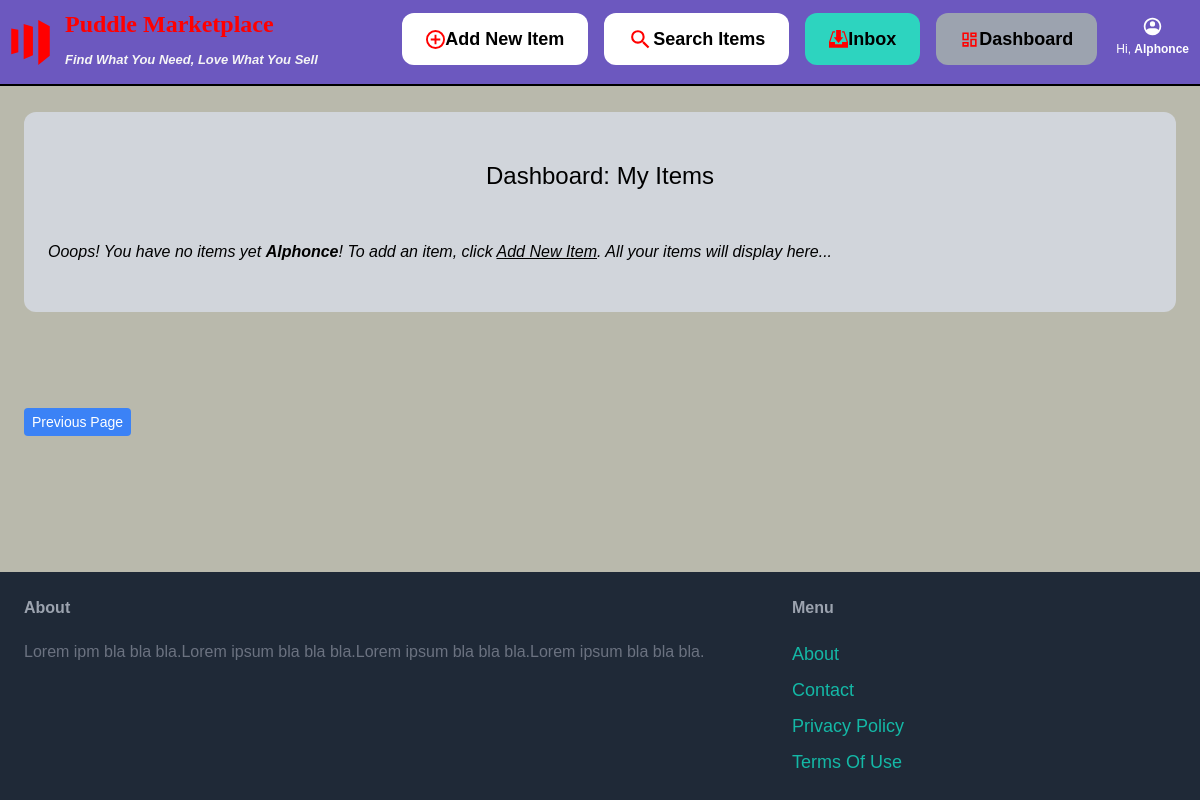
The app's page /dashboard/ (signed in), older data.
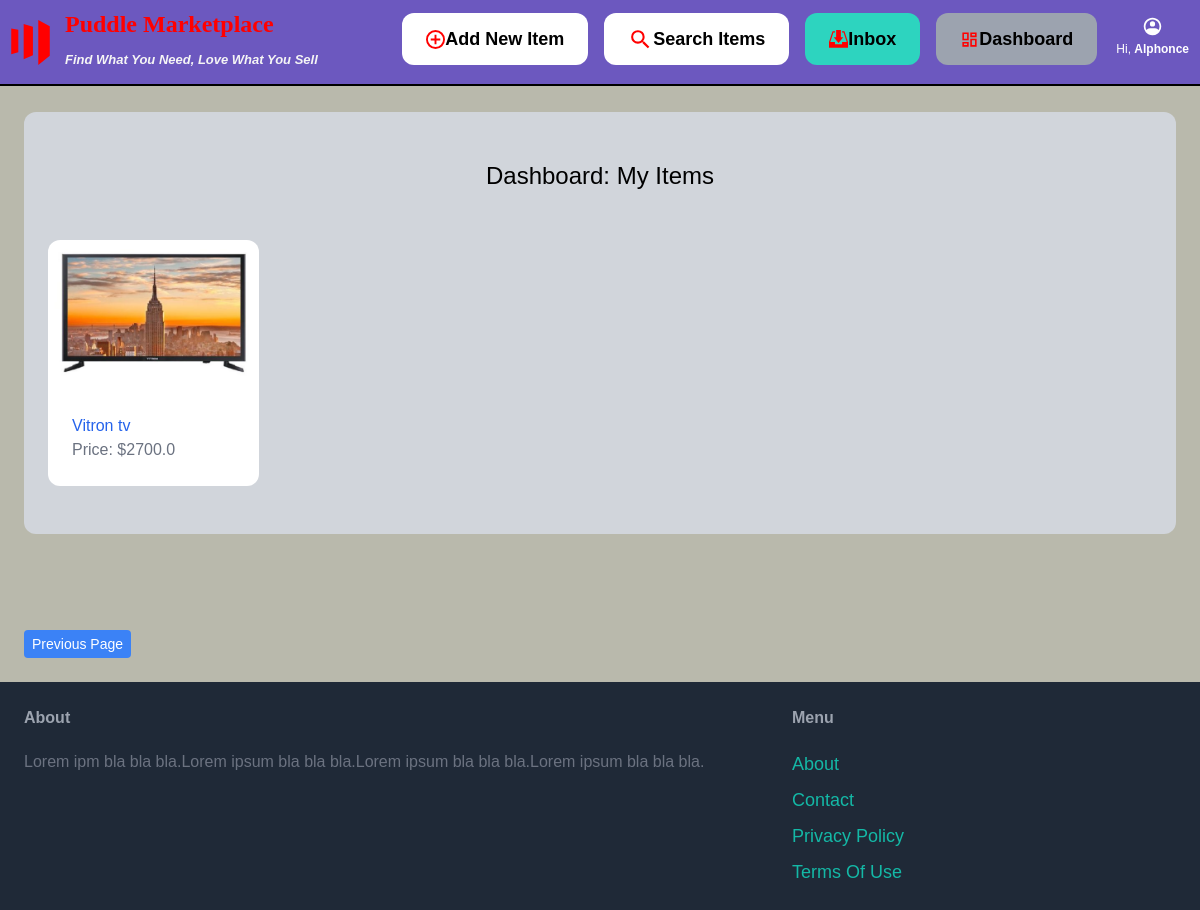
The same page, newer data.
### items/models.py (models this page shows, shortened)
class Item(models.Model):
    cartegory = models.ForeignKey(Cartegory, related_name='items', on_delete=models.CASCADE)
    name = models.CharField(max_length=255)
    description = RichTextField(blank=True, null=True)
    price = models.FloatField()
    image = models.ImageField(upload_to='item_images', blank=True, null=True)
    is_sold = models.BooleanField(default=False)
    created_by = models.ForeignKey(User, related_name='items', on_delete=models.CASCADE)
    created_at = models.DateTimeField(auto_now_add=True)

### dashboard/views.py (the view)
# urls.py: path('', views.index, name='index'),
@login_required
def index(request):
    items = Item.objects.filter(created_by=request.user)
    return render(request, 'dashboard/index.html', {
        'items': items,
    })

### dashboard/templates/dashboard/index.html (shortened to what this page needs)
{% extends 'core/base.html' %}
{% block content %}
    <div class="mt-6 px-6 py-12 bg-gray-300 rounded-xl">
        <h2 class="mb-12 text-2xl text-center">Dashboard: My Items</h2>
        {% if items %}
        <div class="grid grid-cols-2 md:grid-cols-5 gap-3">
            {% for item in items %}
              <div class="flex flex-col h-full">
                <a href="{% url 'items:detail' item.id %}">
                  <div class="flex-shrink-0">
                    {% if item.image.name %}
                      <div style="height: 150px;">
                        <img src="/media/{{ item.image.name }}" class="rounded-t-xl w-full h-full object-cover">
                      </div>
                    {% else %}
                      <div style="height: 150px; display: flex; align-items: center; justify-content: center;">
                        <i style="color: red;">NB: You either uploaded an invalid or no image at all for this item..</i>
                      </div>
                    {% endif %}
                  </div>
                  <div class="p-6 bg-white rounded-b-xl flex-grow">
                    <h2 class="text-blue-600 text-1xl truncate hover:underline hover:text-red-500">{{ item.name }}</h2>
                    <p class="text-gray-500 truncate">Price: ${{ item.price }}</p>
                  </div>
                </a>
              </div>
            {% endfor %}
          </div>
        {% else %}
            <em>Ooops! You have no items yet <b>{{ user.username }}</b>! To add an item, click <a href="{% url 'items:new' %}"><u>Add New Item</u></a>. All your items will display here...</em>
        {% endif %}
    </div>
{% endblock %}

### core/templates/core/base.html (shortened to what the changed rows need)
<!DOCTYPE html>
<html>
<head>
    <script src="https://cdn.tailwindcss.com"></script>
</head>
<body>
    <nav class="py-2 px-2 flex justify-between items-center fixed top-0 left-0 right-0 z-10" style="background-color: #6C58BF; border-bottom: 2px solid black;">
    <div class="hidden lg:flex space-x-4" style="margin-top: -6px;" id="mainMenu">
        {% if request.user.is_authenticated %}
            <a href="{% url 'conversation:inbox' %}" class="px-6 py-3 text-lg font-semibold bg-teal-400 text-black rounded-xl hover:text-yellow-500 hover:bg-teal-700 transition-all duration-1000 flex items-center">
                <svg xmlns="http://www.w3.org/2000/svg" width="19" height="19" viewBox="0 0 16 16">
                    <path fill="red" d="M10 6V0H6v6H4l4 5l4-5z"/><path fill="red" d="M13 1h-2v1h1.3l2.6 8H11v2H5v-2H1.1l2.6-8H5V1H3l-3 9v5h16v-5z"/>
                </svg>
                <span>Inbox</span>
            </a>
            <a href="{% url 'dashboard:index' %}" class="px-6 py-3 text-lg font-semibold bg-gray-400 text-black rounded-xl hover:text-yellow-500 hover:bg-gray-700 transition-all duration-1000 flex items-center">
                <svg xmlns="http://www.w3.org/2000/svg" width="19" height="19" viewBox="0 0 24 24">
                    <path fill="red" d="M19 5v2h-4V5h4M9 5v6H5V5h4m10 8v6h-4v-6h4M9 17v2H5v-2h4M21 3h-8v6h8V3zM11 3H3v10h8V3zm10 8h-8v10h8V11zm-10 4H3v6h8v-6z"/>
                </svg>
                <span>Dashboard</span>
            </a>
            <div class="dropdown">
                <table style=" font-size: smaller; color: red; line-height: 1; border-collapse: separate;">
                    <tr>
                        <td class="flex justify-center items-center">
                        </td>
                    </tr>
                    <tr>
                        <td><span class="text-white truncate text-xs">Hi, <b>{{ user.username }}</b></span></td>
                    </tr>
                </table>
            </div>
        {% endif %}
    </div>
</nav>
<main class="px-6 py-6">
    {% block content %}
    {% endblock %}
<br>
<br>
<br>
<br>
</main>
</body>
</html>

Row changes from the older to the newer data that the page shows:
added Item: image.name (picture), name "Vitron tv", price "2700.0"
Text that changed along with them:
{{ user.username }}: "Alphonce" → (not shown)
text no longer shown: "Ooops! You have no items yet ! To add an item, click Add New Item . All your items will display here..."
